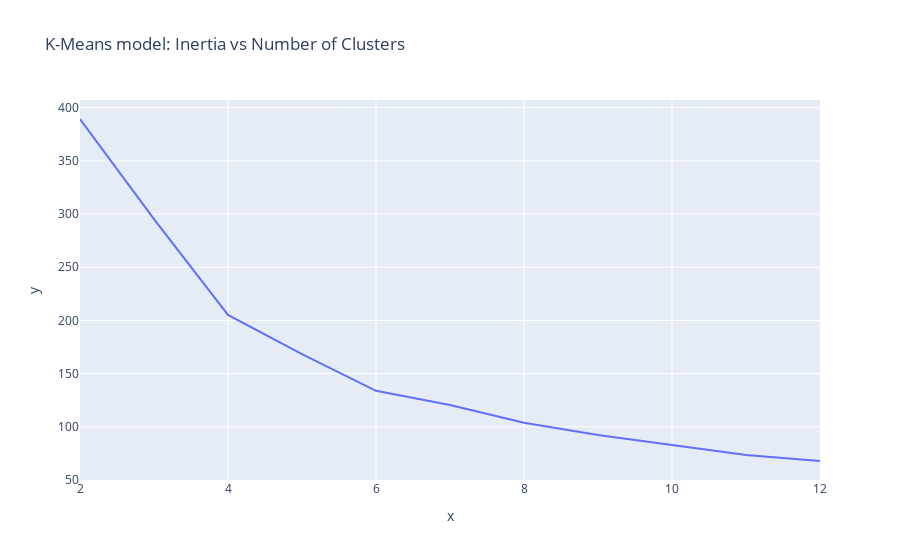

The cell this chart's notebook holds for it:
### Markdown cell above
##### Elbow method to find the optimal clusters
To determine the optimal number of clusters for K-Prototype,the elbow method is used.It is a backnone to a well formed clustering algorithm. The method plots the value of the cost function produced by different values of k.If k increases, the average distortion decreases,making each cluster have fewer constituent instances, and the instances will be closer to their respective centroids.

However, the improvements in average distortion will decline as k increases. The value of k at which improvement in distortion declines the most is called the elbow, at which we should stop dividing the data into further clusters
From the figure below we can pick cluster k=6 as the optimal number of clusters

### Code cell
fig = px.line(x=n_clusters, y=inertia_errors, title="K-Means model: Inertia vs Number of Clusters")
fig.show()

### Figure 1 — Plotly figure (JSON) as saved in the notebook; plotly's stock layout.template omitted (floating-point values rounded to 4 significant figures)
{"data": [{"hovertemplate": "x=%{x}<br>y=%{y}<extra></extra>", "legendgroup": "", "line": {"color": "#636efa", "dash": "solid"}, "marker": {"symbol": "circle"}, "mode": "lines", "name": "", "orientation": "v", "showlegend": false, "type": "scatter", "x": [2, 3, 4, 5, 6, 7, 8, 9, 10, 11, 12], "xaxis": "x", "y": [389.4, 295.2, 205.2, 168.2, 133.9, 120.4, 103.8, 92.35, 82.89, 73.55, 67.86], "yaxis": "y"}], "layout": {"legend": {"tracegroupgap": 0}, "title": {"text": "K-Means model: Inertia vs Number of Clusters"}, "xaxis": {"anchor": "y", "domain": [0.0, 1.0], "title": {"text": "x"}}, "yaxis": {"anchor": "x", "domain": [0.0, 1.0], "title": {"text": "y"}}}}
